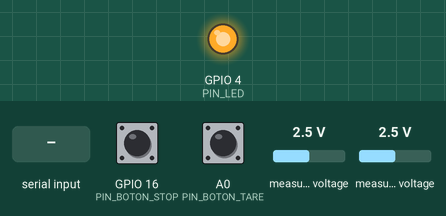
A sketch run on a simulated ESP8266 (NodeMCU). On the bench: output pins drawn as LEDs (lit = HIGH). Inputs (shaded band) come from the test bench; at power-on: GPIO 16 (PIN_BOTON_STOP) HIGH, A0 (PIN_BOTON_TARE) HIGH, measured voltage 2.5 V. The local clock reads 2024-03-15 10:24:30 at power-on unless the sketch sets it; storage starts empty; what the sketch prints to the serial monitor is not drawn.

Above: at 2.2 s.
2.3 s: GPIO 16 (PIN_BOTON_STOP) pulled LOW for 0.15 s
At 3.7 s:
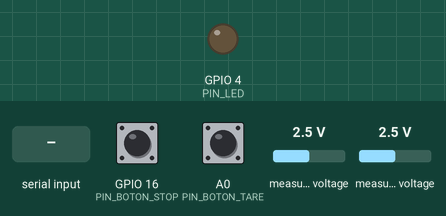
5.5 s: "s" received over Serial
At 6.5 s:
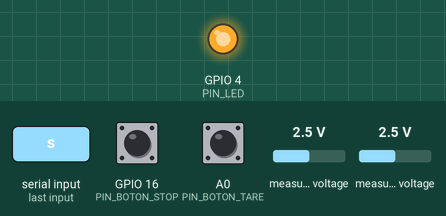
8.5 s: "S" received over Serial
At 8.9 s:
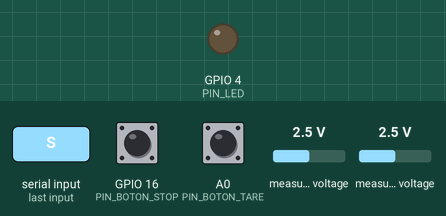
10.0 s: GPIO 16 (PIN_BOTON_STOP) pulled LOW for 1 s
At 10.4 s:
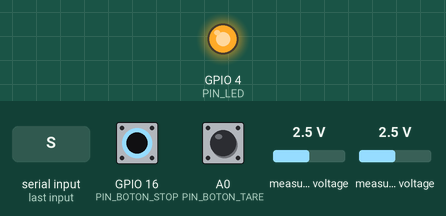
Timing chart, 0 to 13.0 s (numbered marks = the images above; inputs shaded):
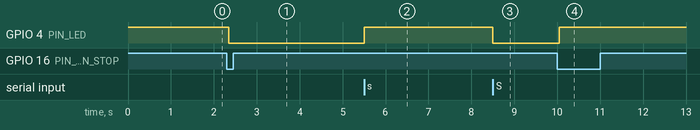

Measured:
- after the input at 2.3 s, GPIO 4 (PIN_LED): HIGH → LOW after 0.05 s
- after the input at 5.5 s, GPIO 4 (PIN_LED): LOW → HIGH at once
- after the input at 8.5 s, GPIO 4 (PIN_LED): HIGH → LOW at once
- after the input at 10.0 s, GPIO 4 (PIN_LED): LOW → HIGH after 0.05 s

The sketch:

CodigoLVDT_ESP32.ino
```cpp
// Código para conexión de un ESP32 con un adc, reloj en tiempo real y módulo de memoria
// para generar una lectura de un LVDT

// Estructura base generada por GeminiAI
// Código de lectura y guardado de microSD tomado de Wemos:
// https://github.com/wemos/D1_mini_Examples/blob/master/examples/04.Shields/Micro_SD_Shield/Datalogger/Datalogger.ino
// Correción de Errores con Deepseek.AI

#include <Wire.h>
#include <Adafruit_ADS1X15.h>
#include <SD.h>
#include <SPI.h>
#include <ThreeWire.h>
#include <RtcDS1302.h>

// ================= CONFIG RTC DS1302 =================
#define DS1302_RST_PIN 14
#define DS1302_DAT_PIN 12
#define DS1302_CLK_PIN 13

// descomentar siguiente linea para configurar el reloj con fecha actual
// #define CONFIGURAR_RTC_PRIMERA_VEZ

ThreeWire myWire(DS1302_DAT_PIN, DS1302_CLK_PIN, DS1302_RST_PIN);
RtcDS1302<ThreeWire> Rtc(myWire);

// ================= CONFIG SD CARD =================
#define SD_CS 5
#define SCK 18
#define MISO 19
#define MOSI 23
File dataFile;
String LOG_FILENAME = "/datos.csv";  // Nombre dinámico

// ================= CONFIG SENSOR =================
Adafruit_ADS1115 ads;
const float SENSITIVITY = 90.73; // mV/mm - AJUSTAR según tu certificado de calibración

// ================= CONFIG BOTONES Y LED =================
const uint8_t PIN_BOTON_STOP = 16;
const uint8_t PIN_BOTON_TARE = 17;
const uint8_t PIN_LED = 4;

// ================= VARIABLES GLOBALES =================
unsigned long recordCount = 0;
bool sdInitialized = false;
bool measurementRunning = true;
float zeroOffset = 0.0;
bool newMeasurement = true;

// Debounce para botones
const unsigned long DEBOUNCE_MS = 50;
unsigned long lastDebounceTime = 0;
int lastButtonReading = HIGH;
unsigned long lastDebounceTimeTARE = 0;
int lastButtonReadingTARE = HIGH;

// Intervalo de muestreo
const unsigned long SAMPLE_INTERVAL_MS = 1000;
unsigned long lastSampleTime = 0;

// ================= PROTOTIPOS DE FUNCIONES =================
void checkSerialCommands();
void performZeroCalibration();
void printHelp();
void printDateTime(const RtcDateTime& dt);
void handleButtonDebounce();
void handleButtonTare();
void toggleMedicion();
String generarNombreArchivoUnico();

void setup() {
  Serial.begin(115200);

  // Configuración de pines
  pinMode(PIN_BOTON_STOP, INPUT_PULLUP);
  pinMode(PIN_BOTON_TARE, INPUT_PULLUP);
  pinMode(PIN_LED, OUTPUT);
  digitalWrite(PIN_LED, measurementRunning ? HIGH : LOW);

  // Inicializar I2C
  Wire.begin(21, 22); // SDA=GPIO21, SCL=GPIO22

  // ==== Inicializar RTC ====
  Serial.println("Inicializando RTC...");
  Rtc.Begin();

  if (!Rtc.IsDateTimeValid()) {
    Serial.println("⚠ RTC perdió la configuración...");
    #ifdef CONFIGURAR_RTC_PRIMERA_VEZ
    Rtc.SetDateTime(RtcDateTime(__DATE__, __TIME__));
    #endif
  }

  if (Rtc.GetIsWriteProtected()) {
    Serial.println("RTC: Deshabilitando protección de escritura...");
    Rtc.SetIsWriteProtected(false);
  }

  if (!Rtc.GetIsRunning()) {
    Serial.println("RTC no estaba funcionando, iniciando...");
    Rtc.SetIsRunning(true);
  }

  // Mostrar hora actual
  if (Rtc.IsDateTimeValid()) {
    RtcDateTime now = Rtc.GetDateTime();
    Serial.print("✓ Hora actual: ");
    printDateTime(now);
    Serial.println();
  }

  // ==== Inicializar ADS1115 ====
  Serial.println("Inicializando ADS1115...");
  if (!ads.begin(0x48)) {
    Serial.println("⚠ Error al inicializar ADS1115!");
    while (1) delay(1000);
  }

  ads.setGain(GAIN_ONE); // ±4.096V
  Serial.println("✓ ADS1115 inicializado correctamente");

  // ==== Inicializar tarjeta SD ====
  Serial.println("Inicializando SD...");
  SPI.begin(SCK, MISO, MOSI, SD_CS);

  if (!SD.begin(SD_CS)) {
    Serial.println("⚠ Error al inicializar SD. No se guardarán datos.");
    sdInitialized = false;
  } else {
    Serial.println("✓ SD detectada!");
    sdInitialized = true;

    // Generar un nombre de archivo único
    LOG_FILENAME = generarNombreArchivoUnico();

    if (LOG_FILENAME == "") {
      Serial.println("⚠ No se pudo crear un nombre de archivo único.");
      sdInitialized = false;
    } else {
      Serial.print("✓ Archivo de datos: ");
      Serial.println(LOG_FILENAME);

      // Crear archivo CSV con encabezados
      dataFile = SD.open(LOG_FILENAME.c_str(), FILE_WRITE);
      if (dataFile) {
        dataFile.println("TIMESTAMP,RECORD,disp_mm");
        dataFile.close();
        Serial.println("✓ Archivo CSV creado con encabezados.");
      } else {
        Serial.println("⚠ Error al crear archivo CSV.");
        sdInitialized = false;
      }
    }
  }

  // Mostrar comandos disponibles
  printHelp();

  Serial.println("\n========================================");
  Serial.println("  Sistema listo. Iniciando adquisición...");
  Serial.println("========================================\n");
  delay(1000);
}

void loop() {
  // Manejar botones
  handleButtonDebounce();
  handleButtonTare();

  // Verificar comandos del serial
  checkSerialCommands();

  // Solo tomar mediciones si está en ejecución
  unsigned long now = millis();
  if (measurementRunning && (now - lastSampleTime >= SAMPLE_INTERVAL_MS)) {
    lastSampleTime = now;

    // Leer fecha y hora actual
    RtcDateTime nowTime = Rtc.GetDateTime();

    // Leer valor del ADS1115 (canal diferencial 0-1)
    int16_t adc0 = ads.readADC_Differential_0_1();

    // Convertir a voltaje
    float volts = ads.computeVolts(adc0);

    // Convertir voltaje a desplazamiento en mm (con offset de calibración)
    float raw_displacement_mm = (1.0 / SENSITIVITY) * (volts * 1000.0);
    float calibrated_displacement_mm = raw_displacement_mm - zeroOffset;

    // Formatear timestamp
    char timestamp[20];
    snprintf(timestamp, sizeof(timestamp), "%04d-%02d-%02d %02d:%02d:%02d",
             nowTime.Year(), nowTime.Month(), nowTime.Day(),
             nowTime.Hour(), nowTime.Minute(), nowTime.Second());

    // Mostrar datos por serial
    Serial.printf("📊 #%lu - %s: %.3f mm (Raw: %.3f mm, V: %.3f V)\n",
                  recordCount, timestamp, calibrated_displacement_mm, raw_displacement_mm, volts);

    // Guardar en SD si está disponible
    if (sdInitialized) {
      dataFile = SD.open(LOG_FILENAME.c_str(), FILE_APPEND);
      if (dataFile) {
        dataFile.printf("%s,%lu,%.3f\n", timestamp, recordCount, calibrated_displacement_mm);
        dataFile.close();

        // Mensaje de confirmación cada 10 muestras
        if (recordCount % 10 == 0) {
          Serial.println("✓ Datos guardados en SD");
        }
      } else {
        Serial.println("⚠ Error al abrir archivo para escritura!");
      }
    }

    // Si es nueva medición después de pausa, agregar marcador
    if (newMeasurement) {
      if (sdInitialized) {
        dataFile = SD.open(LOG_FILENAME.c_str(), FILE_APPEND);
        if (dataFile) {
          dataFile.println("# Mediciones reanudadas");
          dataFile.close();
        }
      }
      newMeasurement = false;
    }

    recordCount++;
  }
}

// ================= FUNCIÓN PARA GENERAR NOMBRE ÚNICO =================
String generarNombreArchivoUnico() {
  String fileName = "/datos.csv";
  int fileIndex = 1;

  while (SD.exists(fileName.c_str())) {
    fileName = "/datos" + String(fileIndex++) + ".csv";
    if (fileIndex > 99) {
      Serial.println("⚠ No se pudo encontrar un nombre de archivo disponible.");
      return "";
    }
  }

  return fileName;
}

// ================= MANEJO DE BOTONES =================
void handleButtonDebounce() {
  int reading = digitalRead(PIN_BOTON_STOP);
  if (reading != lastButtonReading) {
    lastDebounceTime = millis();
    lastButtonReading = reading;
  } else {
    if ((millis() - lastDebounceTime) > DEBOUNCE_MS) {
      if (reading == LOW) {
        toggleMedicion();
        while (digitalRead(PIN_BOTON_STOP) == LOW) delay(10);
      }
    }
  }
}

void handleButtonTare() {
  int reading = digitalRead(PIN_BOTON_TARE);
  if (reading != lastButtonReadingTARE) {
    lastDebounceTimeTARE = millis();
    lastButtonReadingTARE = reading;
  } else {
    if ((millis() - lastDebounceTimeTARE) > DEBOUNCE_MS) {
      if (reading == LOW) {
        performZeroCalibration();
        while (digitalRead(PIN_BOTON_TARE) == LOW) delay(10);
      }
    }
  }
}

void toggleMedicion() {
  measurementRunning = !measurementRunning;
  digitalWrite(PIN_LED, measurementRunning ? HIGH : LOW);

  if (measurementRunning) {
    Serial.println("▶ Mediciones REANUDADAS");
    newMeasurement = true;
  } else {
    Serial.println("⏸ Mediciones PAUSADAS");
    if (sdInitialized) {
      dataFile = SD.open(LOG_FILENAME.c_str(), FILE_APPEND);
      if (dataFile) {
        dataFile.println("# Mediciones pausadas");
        dataFile.close();
      }
    }
  }
}

// ================= COMANDOS SERIAL =================
void checkSerialCommands() {
  if (Serial.available() > 0) {
    char command = Serial.read();

    switch (command) {
      case 's':
      case 'S':
        toggleMedicion();
        break;

      case 't':
      case 'T':
        performZeroCalibration();
        break;

      default:
        Serial.println("Comando no reconocido. Presiona 'h' para ayuda.");
        break;
    }

    // Limpiar buffer serial
    while (Serial.available() > 0) {
      Serial.read();
    }
  }
}

void performZeroCalibration() {
  Serial.println("⚙ Iniciando calibración a cero...");
  Serial.println("   Midiendo valor actual (espera 3 segundos)...");

  // Tomar múltiples lecturas para promediar
  int samples = 10;
  float sum = 0;

  for (int i = 0; i < samples; i++) {
    int16_t adc0 = ads.readADC_Differential_0_1();
    float volts = ads.computeVolts(adc0);
    float displacement_mm = (1.0 / SENSITIVITY) * (volts * 1000.0);
    sum += displacement_mm;
    delay(300);
  }

  float averageDisplacement = sum / samples;
  zeroOffset = averageDisplacement;

  Serial.println("✅ Calibración completada!");
  Serial.printf("   Valor medido: %.3f mm\n", averageDisplacement);
  Serial.printf("   Offset establecido: %.3f mm\n", zeroOffset);
  Serial.println("   Nuevas mediciones mostrarán desplazamiento relativo a este punto.");

  // Guardar evento de calibración en SD
  if (sdInitialized) {
    dataFile = SD.open(LOG_FILENAME.c_str(), FILE_APPEND);
    if (dataFile) {
      RtcDateTime now = Rtc.GetDateTime();
      char timestamp[20];
      snprintf(timestamp, sizeof(timestamp), "%04d-%02d-%02d %02d:%02d:%02d",
               now.Year(), now.Month(), now.Day(),
               now.Hour(), now.Minute(), now.Second());
      dataFile.printf("# Calibración a cero: %s - Offset: %.3f mm\n", timestamp, zeroOffset);
      dataFile.close();
    }
  }
}

void printHelp() {
  Serial.println("\n===== COMANDOS DISPONIBLES =====");
  Serial.println("s - Pausar/Reanudar mediciones (también BOTÓN STOP)");
  Serial.println("t - Calibración a cero/tarar (también BOTÓN TARE)");
  Serial.println("================================\n");
}

void printDateTime(const RtcDateTime& dt) {
  char datestring[20];
  snprintf(datestring,
           sizeof(datestring),
           "%04d-%02d-%02d %02d:%02d:%02d",
           dt.Year(),
           dt.Month(),
           dt.Day(),
           dt.Hour(),
           dt.Minute(),
           dt.Second());
  Serial.print(datestring);
}
```
